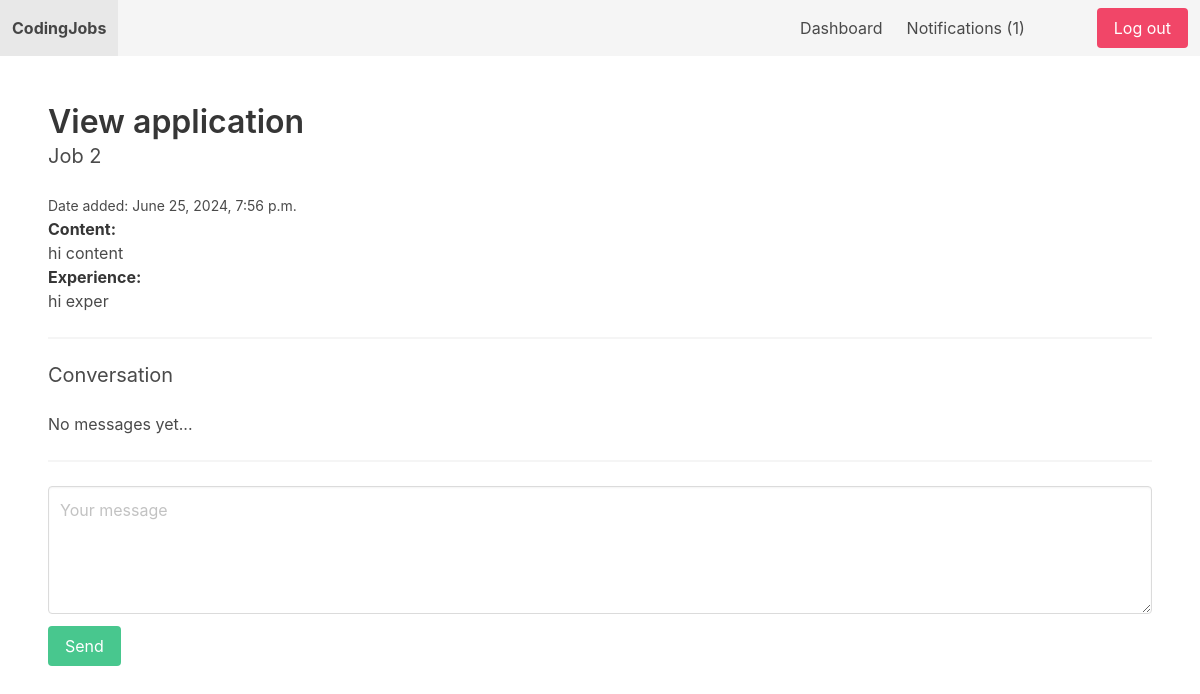
The page /dashboard/view_application/7/ (signed in) on the database as committed earlier.
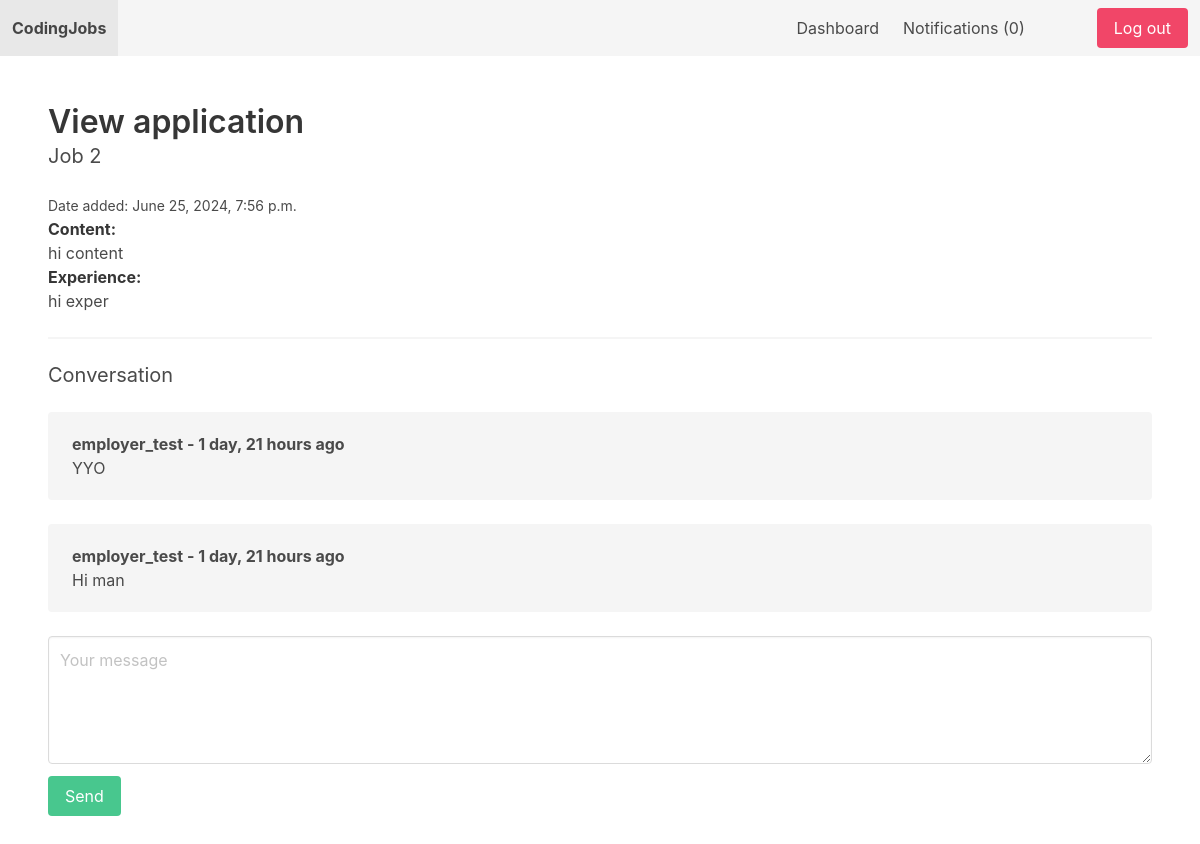
The same page on the database as committed later.
### apps/job/models.py (models this page shows, shortened)
class Application(models.Model):
    job = models.ForeignKey(Job, related_name='applications', on_delete=models.CASCADE)
    content = models.TextField()
    experience = models.TextField()
    created_by = models.ForeignKey(User, related_name='applications', on_delete=models.CASCADE)
    created_at = models.DateTimeField(auto_now_add=True)

class Job(models.Model):
    SIZE_1_9 = 'size_1_9'
    SIZE_10_49 = 'size_10_49'
    SIZE_50_99 = 'size_50_99'
    SIZE_100_9 = 'size_100'
    CHOICES_SIZE = (
        (SIZE_1_9, '1_9'),
        (SIZE_10_49, '10_49'),
        (SIZE_50_99, '50_99'),
        (SIZE_100_9, '100+'),
    )
    title = models.CharField( max_length=255)
    short_description = models.TextField()
    long_description = models.TextField(blank=True, null=True)
    company_name = models.CharField(max_length=255)
    company_address = models.CharField(max_length=255, blank=True, null=True)
    company_zipcode = models.CharField(max_length=255, blank=True, null=True)
    company_place = models.CharField(max_length=255, blank=True, null=True)
    company_country = models.CharField(max_length=255, blank=True, null=True)
    company_size = models.CharField(max_length=20, choices=CHOICES_SIZE, default=SIZE_1_9)
    created_by = models.ForeignKey(User, related_name='jobs', on_delete=models.CASCADE)
    created_at = models.DateTimeField(auto_now_add=True)
    changed_at = models.DateTimeField(auto_now=True)

### apps/userprofile/models.py (models this page shows)
class ConversationMessage(models.Model):
    application = models.ForeignKey(Application, related_name='conversationmessages', on_delete=models.CASCADE)
    content = models.TextField()
    created_by = models.ForeignKey(User, related_name='conversationmessages', on_delete=models.CASCADE)
    created_at = models.DateTimeField(auto_now_add=True)
    class Meta:
        ordering = ['created_at']

### apps/userprofile/views.py (the view, shortened to what this page needs)
# urls.py: path('view_application/<int:application_id>/', view_application, name='view_application'),
@login_required
def view_application(request, application_id):
    if request.user.userprofile.is_employer:
        application = get_object_or_404(Application, pk=application_id, job__created_by=request.user)
    else:
        application = get_object_or_404(Application, pk=application_id, created_by=request.user)
    return render(request, 'userprofile/view_application.html', {'application': application})

### apps/notification/context_processors.py (called while the page is built)
def notifications(request):
    if request.user.is_authenticated:
        return {'notifications': request.user.notifications.filter(is_read=False)}
    else:
        return {'notifications': []}

### apps/userprofile/templates/userprofile/view_application.html (shortened to what this page needs)
{% extends "coreapp/base.html" %}
{% block content %}
    <h1 class="title">View application</h1>
    <h2 class="subtitle">{{ application.job.title }}</h2>
    <small>Date added: {{ application.created_at }}</small>
    <p><strong>Content: <br></strong> {{ application.content }}
    <p><strong>Experience: <br></strong>{{ application.experience }}
    <hr>
    <h2 class="subtitle">Conversation</h2>
    {% for message in application.conversationmessages.all %}
        <div class="notification">
            <b>{{ message.created_by.username }} - {{ message.created_at|timesince }} ago</b><br>
            {{ message.content }}
        </div>
        {% empty %}
            <p>No messages yet...</p>
            <hr>
    {% endfor %}
        <form method="post" action=".">
            <div class="field">
                <div class="control">
                    <textarea class="textarea" placeholder="Your message" name="content" id="id_content"></textarea>
                </div>
            </div>
            <div class="field">
                <div class="control">
                    <button class="button is-success">Send</button>
                </div>
            </div>
        </form>
{% endblock %}

### coreapp/templates/coreapp/base.html (shortened to what this page needs)
<!DOCTYPE html>
<html lang="en">
<head>
    <link rel="stylesheet" href="https://cdn.jsdelivr.net/npm/bulma@0.9.0/css/bulma.min.css">
</head>
<body>
    <nav class="navbar is-light">
        <div class="navbar-brand">
            <a href="{% url 'frontpage' %}" class="navbar-item"><strong>CodingJobs</strong></a>
        </div>
        <div class="navbar-menu">
             <div class="navbar-end">
                {% if request.user.is_authenticated %}
                     <a href="{% url 'dashboard' %}" class="navbar-item">Dashboard</a>
                    <a href="{% url 'notifications' %}" class="navbar-item">Notifications ({{ notifications.count }})
                 {% endif %}
                <div class="navbar-item">
                    <div class="buttons">
                        {% if request.user.is_authenticated %}
                            <a href="{% url 'logout' %}" class="button is-danger">Log out</a>
                        {% else %}
                        <a href="{% url 'signup' %}" class="button is-success"><strong>Sign up</strong></a>
                        <a href="{% url 'login' %}" class="button is-light"><strong>Log in</strong></a>
                        {% endif %}
                    </div>
                </div>
            </div>
        </div>
    </nav>
    <section class="section">
    {% block content %}
    {% endblock content %}
    </section>
</body>
</html>

Rows that differ between the two databases and show on the page:
added ConversationMessage: created_by.username "employer_test", created_at "1 day, 21 hours", content "YYO"
added ConversationMessage: created_by.username "employer_test", created_at "1 day, 21 hours", content "Hi man"
Other text that changed with them:
{{ notifications.count }}: "1" → "0"
text no longer shown: "No messages yet..."
